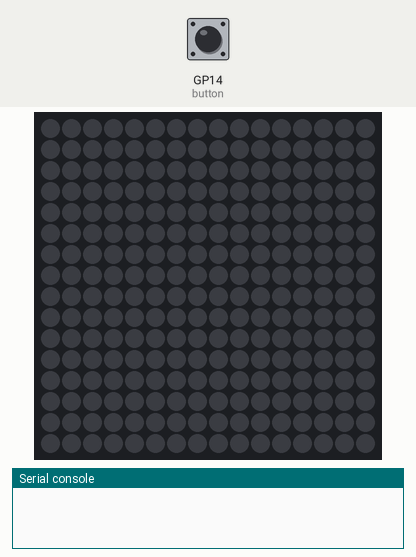
A program run on a simulated Raspberry Pi Pico running MicroPython. Parts: 16×16 RGB LED matrix (first LED top left, wired row by row, every second row reversed), the last lines printed to the serial console. The test bench sets the inputs (shaded band); at power-on: GP14 (button) LOW. Dim RGB values are drawn brighter than linear; random numbers come from a fixed seed.

Above: at 1.2 s.
1.3 s: GP14 (button) pulled HIGH for 0.15 s
At 1.58 s:
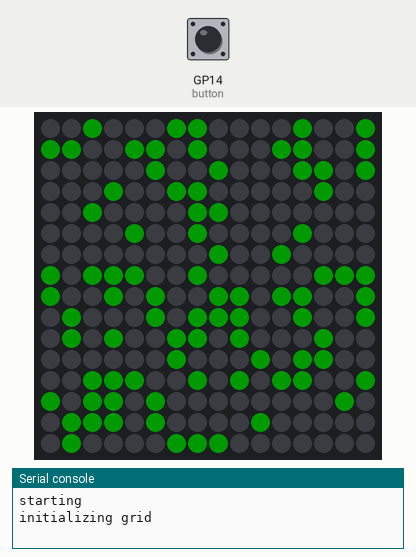
4.3 s: GP14 (button) pulled HIGH for 1 s
At 5.35 s:
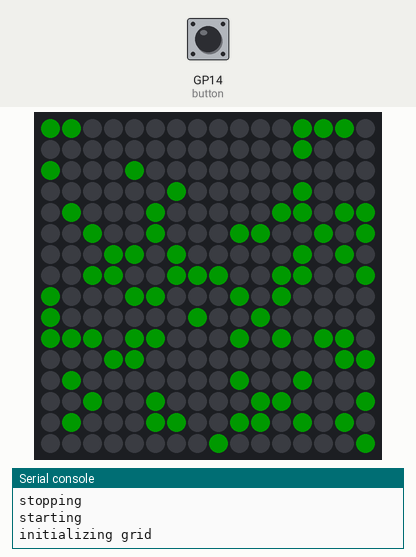
8.3 s: GP14 (button) pulled HIGH for 1 s
11.3 s: GP14 (button) pulled HIGH for 0.15 s
At 11.58 s:
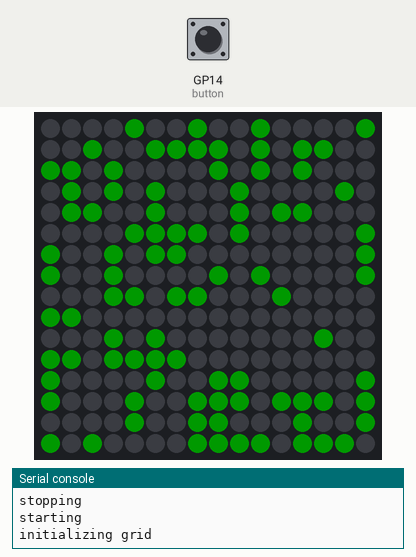

The program:

GameofLifePico.py
```python
import time
from Grid import Grid
from PicoNeoPixelDriver import *

WAIT_MS = 0
ITERATION_INTERVAL_MS = 0
BUTTON_PIN_NUMBER = 14
OPERATE_WITH_BUTTON = True

button = Pin(BUTTON_PIN_NUMBER, Pin.IN, Pin.PULL_DOWN)

class LedGrid(Grid):
    def __init__(self):
        super().__init__()

    def show(self):
        for row_index in range(len(self.grid)):
            for col_index in range(len(self.grid[row_index])):
                strip_cell = self.convert_array_cell_to_strip_cell(row_index, col_index)
                is_alive = self.grid[row_index][col_index]
                pixels_set(strip_cell, (0, 255, 0) if is_alive else (0, 0, 0))

        pixels_show()

    @staticmethod
    def convert_array_cell_to_strip_cell(row_index, col_index):
        if row_index % 2 == 0:
            return row_index * 16 + 15 - col_index
        else:
            return row_index * 16 + col_index


def start_game():
    old_grid = LedGrid()
    old_grid.initialize()

    print('initializing grid')
    old_grid.show()

    while True:
        if OPERATE_WITH_BUTTON and button.value():
            print('stopping')
            break

        new_grid = LedGrid()
        new_grid.grid = old_grid.iterate_grid()

        if old_grid.grid == new_grid.grid:
            print('game finished')
            break

        new_grid.show()
        old_grid = new_grid


def run():
    try:
        while True:
            if OPERATE_WITH_BUTTON:
                while True:
                    if button.value():
                        time.sleep(0.2)
                        break

                print('starting')
                start_game()
                colorWipe((0, 0, 0))
                time.sleep(0.2)

    finally:
        colorWipe((0, 0, 0))

if __name__ == '__main__':
    run()
    
```

Grid.py
```python
from random import random

HEIGHT = 16
WIDTH = 16
THRESHOLD = 0.33


class Grid:
    def __str__(self):
        number_of_live_neighbours = ''

        for row in range(len(self.grid)):
            number_of_live_neighbours += ' '.join(
                '1' if self.grid[row][col] else '0' for col in range(len(self.grid[row])))
            number_of_live_neighbours += '\n'

        return number_of_live_neighbours

    def __init__(self,
                 height=HEIGHT,
                 width=WIDTH,
                 threshold=THRESHOLD,
                 live_slot_min_live_neighbours_to_keep_alive=2,
                 live_slot_max_live_neighbours_to_keep_alive=3,
                 dead_slot_min_live_neighbours_to_bring_to_life=3,
                 dead_slot_max_live_neighbours_to_bring_to_life=3):
        self.threshold = threshold
        self.height = height
        self.width = width
        self.live_slot_min_live_neighbours_to_keep_alive = live_slot_min_live_neighbours_to_keep_alive
        self.live_slot_max_live_neighbours_to_keep_alive = live_slot_max_live_neighbours_to_keep_alive
        self.dead_slot_min_live_neighbours_to_bring_to_life = dead_slot_min_live_neighbours_to_bring_to_life
        self.dead_slot_max_live_neighbours_to_bring_to_life = dead_slot_max_live_neighbours_to_bring_to_life

        self.grid = []
        for _ in range(self.height):
            self.grid.append([False] * self.width)

    def initialize(self):
        for row in range(self.height):
            self.grid[row] = [random() < self.threshold for _ in range(self.width)]

    def get_neighbour(self, row, col):
        if row < 0 or row >= self.height or col < 0 or col >= self.width:
            return False

        return self.grid[row][col]

    def get_number_of_live_neighbours(self, row, col):
        number_of_live_neighbours = 0

        if self.get_neighbour(row - 1, col - 1):
            number_of_live_neighbours += 1

        if self.get_neighbour(row - 1, col):
            number_of_live_neighbours += 1

        if self.get_neighbour(row - 1, col + 1):
            number_of_live_neighbours += 1

        if self.get_neighbour(row, col - 1):
            number_of_live_neighbours += 1

        if self.get_neighbour(row, col + 1):
            number_of_live_neighbours += 1

        if self.get_neighbour(row + 1, col - 1):
            number_of_live_neighbours += 1

        if self.get_neighbour(row + 1, col):
            number_of_live_neighbours += 1

        if self.get_neighbour(row + 1, col + 1):
            number_of_live_neighbours += 1

        return number_of_live_neighbours

    def iterate_cell(self, row, col):
        live_neighbours = self.get_number_of_live_neighbours(row, col)
        is_cell_alive = self.grid[row][col]

        if is_cell_alive:
            if self.live_slot_min_live_neighbours_to_keep_alive <= live_neighbours <= self.live_slot_max_live_neighbours_to_keep_alive:
                return True

            return False

        if self.dead_slot_min_live_neighbours_to_bring_to_life <= live_neighbours <= self.dead_slot_max_live_neighbours_to_bring_to_life:
            return True
        return False

    def iterate_grid(self):
        new_grid = []

        for _ in range(self.height):
            new_grid.append([False] * self.width)

        for row in range(self.height):
            for col in range(self.width):
                new_grid[row][col] = self.iterate_cell(row, col)

        return new_grid
```

PicoNeoPixelDriver.py
```python
import array, time
from machine import Pin
import rp2

NUM_LEDS = 256
PIN_NUM = 22 # Leave it as is, didn't work with GP0
BRIGHTNESS = 0.1

@rp2.asm_pio(sideset_init=rp2.PIO.OUT_LOW, out_shiftdir=rp2.PIO.SHIFT_LEFT, autopull=True, pull_thresh=24)
def ws2812():
    T1 = 2
    T2 = 5
    T3 = 3
    wrap_target()
    label("bitloop")
    out(x, 1).side(0)[T3 - 1]
    jmp(not_x, "do_zero").side(1)[T1 - 1]
    jmp("bitloop").side(1)[T2 - 1]
    label("do_zero")
    nop().side(0)[T2 - 1]
    wrap()


# Create the StateMachine with the ws2812 program, outputting on pin
sm = rp2.StateMachine(0, ws2812, freq=8_000_000, sideset_base=Pin(PIN_NUM))

# Start the StateMachine, it will wait for data on its FIFO.
sm.active(1)

# Display a pattern on the LEDs via an array of LED RGB values.
ar = array.array("I", [0 for _ in range(NUM_LEDS)])


def pixels_show():
    dimmer_ar = array.array("I", [0 for _ in range(NUM_LEDS)])
    for i, c in enumerate(ar):
        r = int(((c >> 8) & 0xFF) * BRIGHTNESS)
        g = int(((c >> 16) & 0xFF) * BRIGHTNESS)
        b = int((c & 0xFF) * BRIGHTNESS)
        dimmer_ar[i] = (g << 16) + (r << 8) + b
    sm.put(dimmer_ar, 8)


def pixels_set(i, color):
    ar[i] = (color[1] << 16) + (color[0] << 8) + color[2]


def pixels_fill(color):
    for i in range(len(ar)):
        pixels_set(i, color)


def color_chase(color, wait):
    for i in range(NUM_LEDS):
        pixels_set(i, color)
        time.sleep(wait)
        pixels_show()
    time.sleep(0.2)


def wheel(pos):
    # Input a value 0 to 255 to get a color value.
    # The colours are a transition r - g - b - back to r.
    if pos < 0 or pos > 255:
        return (0, 0, 0)
    if pos < 85:
        return (255 - pos * 3, pos * 3, 0)
    if pos < 170:
        pos -= 85
        return (0, 255 - pos * 3, pos * 3)
    pos -= 170
    return (pos * 3, 0, 255 - pos * 3)


# Define functions which animate LEDs in various ways.
def colorWipe(color):
    """Wipe color across display a pixel at a time."""
    for i in range(NUM_LEDS):
        pixels_set(i, color)
    pixels_show()


BLACK = (0, 0, 0)
RED = (255, 0, 0)
YELLOW = (255, 150, 0)
GREEN = (0, 255, 0)
CYAN = (0, 255, 255)
BLUE = (0, 0, 255)
PURPLE = (180, 0, 255)
WHITE = (255, 255, 255)
COLORS = (BLACK, RED, YELLOW, GREEN, CYAN, BLUE, PURPLE, WHITE)
```

Measured:
- after the input at 1.3 s, the LEDs: change after 0.23 s (image 1)
- after the input at 11.3 s, the LEDs: change after 0.23 s (image 3)
